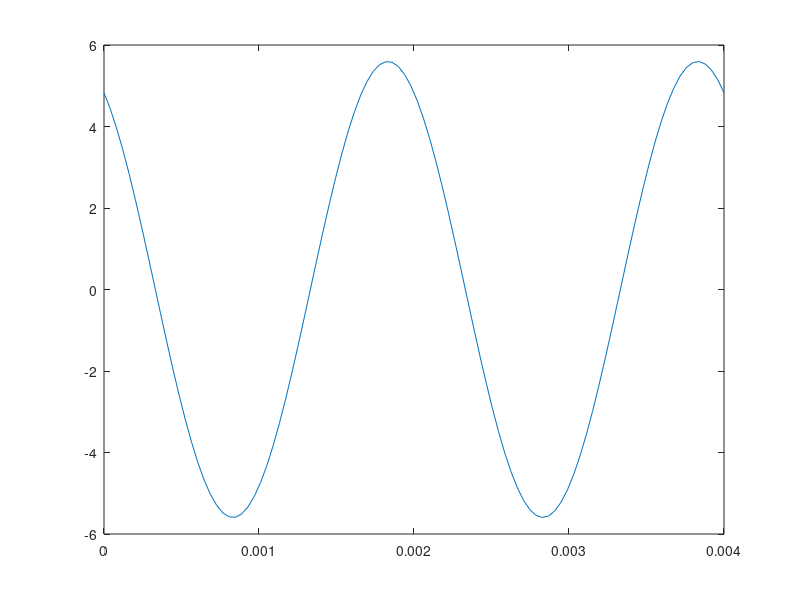

This chart was generated by the following MATLAB code:
z1=2-j*3;
z2=-2+j*3;
z3=z1-z2; 
z4=z1/z2;


A1=2;
A2=4;
w=1000*pi;
f=w/(2*pi);
T=1/f;


t=linspace(0,2*T,100);



v1=A1*cos(w*t);
v2=A2*cos(w*t+pi/4);



plot(t,v1+v2);
z5=2+j*0;
z6=2.83+j*2.83;

